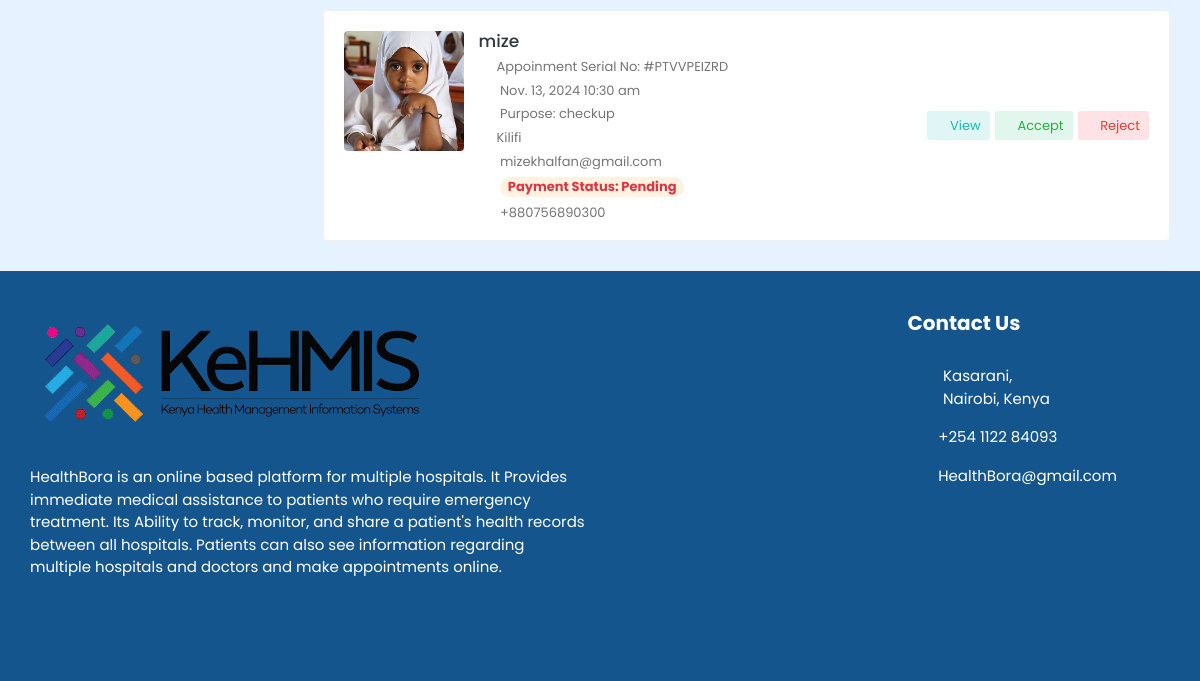
Page /doctor/appointments/ (signed in, lower part) on the earlier database version.
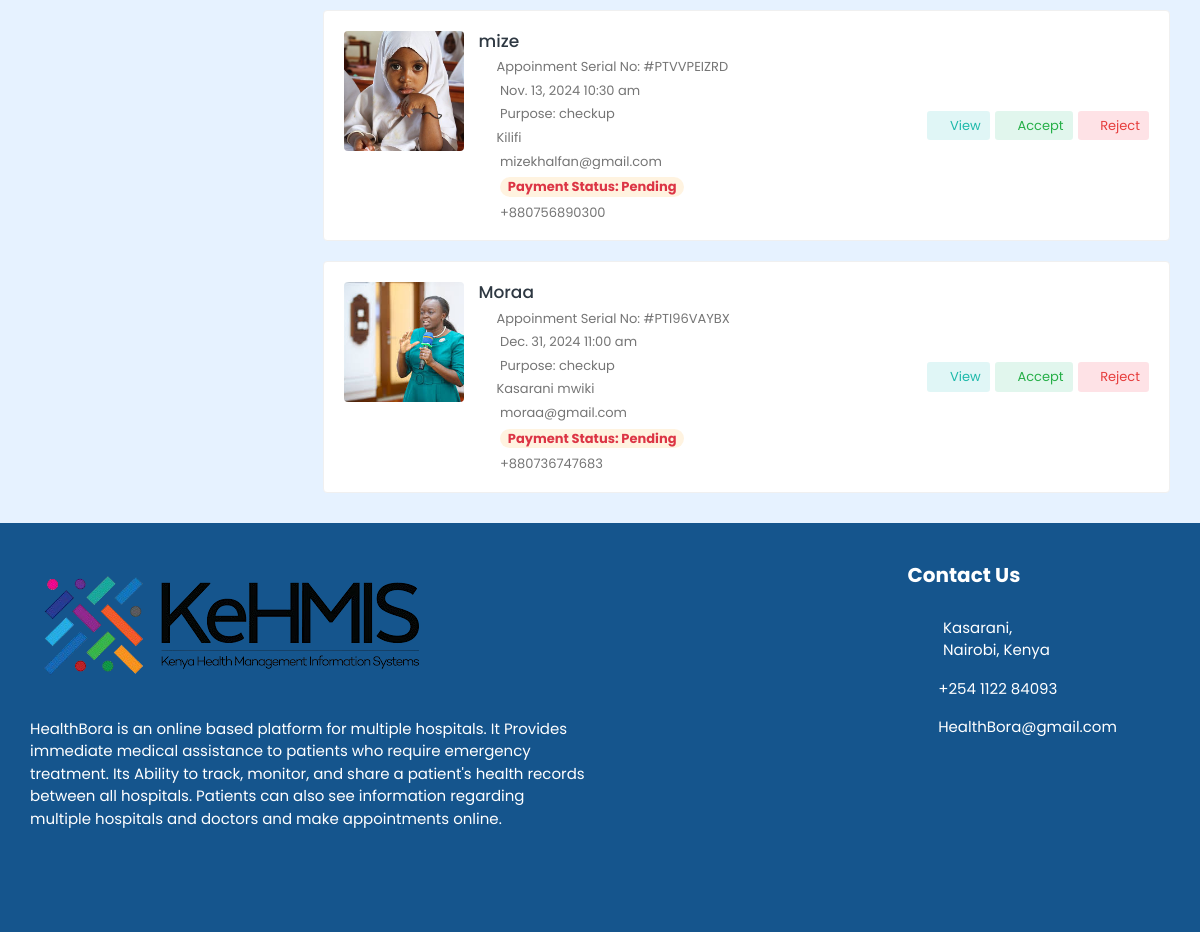
Same page on the later database version.
### doctor/models.py (models this page shows, shortened)
class Appointment(models.Model):
    APPOINTMENT_TYPE = (
        ('report', 'report'),
        ('checkup', 'checkup'),
    )
    APPOINTMENT_STATUS = (
        ('pending', 'pending'),
        ('confirmed', 'confirmed'),
        ('cancelled', 'cancelled'),
    )
    id = models.AutoField(primary_key=True)
    date = models.DateField(null=True, blank=True)
    time = models.CharField(max_length=200, null=True, blank=True)
    doctor = models.ForeignKey(Doctor_Information, on_delete=models.CASCADE, null=True, blank=True)
    patient = models.ForeignKey(Patient, on_delete=models.CASCADE, null=True, blank=True)
    appointment_type = models.CharField(max_length=200, choices=APPOINTMENT_TYPE)
    appointment_status = models.CharField(max_length=200, choices=APPOINTMENT_STATUS)
    serial_number = models.CharField(max_length=200, null=True, blank=True)
    payment_status = models.CharField(max_length=200, null=True, blank=True, default='pending')
    transaction_id = models.CharField(max_length=255, null=True, blank=True)
    message = models.CharField(max_length=255, null=True, blank=True)

### hospital/models.py (models this page shows, shortened)
class Patient(models.Model):
    patient_id = models.AutoField(primary_key=True)
    user = models.OneToOneField(User, on_delete=models.CASCADE, null=True, blank=True, related_name='patient')
    name = models.CharField(max_length=200, null=True, blank=True)
    username = models.CharField(max_length=200, null=True, blank=True)
    age = models.IntegerField(null=True, blank=True)
    email = models.EmailField(max_length=200, null=True, blank=True)
    phone_number = models.IntegerField(null=True, blank=True)
    address = models.CharField(max_length=200, null=True, blank=True)
    featured_image = models.ImageField(upload_to='patients/', default='patients/user-default.png', null=True, blank=True)
    blood_group = models.CharField(max_length=200, null=True, blank=True)
    history = models.CharField(max_length=200, null=True, blank=True)
    dob = models.CharField(max_length=200, null=True, blank=True)
    nid = models.CharField(max_length=200, null=True, blank=True)
    serial_number = models.CharField(max_length=200, null=True, blank=True)
    login_status = models.CharField(max_length=200, null=True, blank=True, default="offline")

### doctor/views.py (the view)
# urls.py: path('appointments/',views.appointments, name='appointments'),
@csrf_exempt
@login_required(login_url="doctor-login")
def appointments(request):
    doctor = Doctor_Information.objects.get(user=request.user)
    appointments = Appointment.objects.filter(doctor=doctor).filter(appointment_status='pending').order_by('date')
    context = {'doctor': doctor, 'appointments': appointments}
    return render(request, 'appointments.html', context)

### templates/appointments.html (shortened to what this page needs)
{% load static %}
<!DOCTYPE html>
<html lang="en">
  <head>
    <link
      rel="stylesheet"
      href="{% static 'HealthStack-System/css/Normal/bootstrap.min.css' %}"
    />
    <link
      rel="stylesheet"
      href="{% static 'HealthStack-System/plugins/Normal/fontawesome/css/fontawesome.min.css' %}"
    />
    <link
      rel="stylesheet"
      href="{% static 'HealthStack-System/plugins/Normal/fontawesome/css/all.min.css' %}"
    />
    <link
      rel="stylesheet"
      href="{% static 'HealthStack-System/css/Normal/style.css' %}"
    />
  </head>
  <body>
    <div class="main-wrapper">
      <div class="content">
        <div class="container-fluid">
          <div class="row">
            <div class="col-md-5 col-lg-4 col-xl-3 theiaStickySidebar">
            </div>
            <div class="col-md-7 col-lg-8 col-xl-9">
              <div class="appointments">
                {% for app in appointments %}
                <div class="appointment-list">
                  <div class="profile-info-widget">
                    <a href="patient-profile.html" class="booking-doc-img">
                      <img
                        src="{{app.patient.featured_image.url}}"
                        alt="User Image"
                      />
                    </a>
                    <div class="profile-det-info">
                      <h3><a href="{%url 'patient-profile' pk=app.patient.patient_id%}">{{app.patient.name}}</a></h3>
                      <div class="patient-details">
                        <h5>
                          <i class="fas fa-file"></i>Appoinment Serial No: #PT{{app.serial_number}}
                        </h5>
                        <h5>
                          <i class="far fa-clock"></i> {{app.date}} {{app.time}}
                        </h5>
                        <h5>
                          <i class="fas fa-briefcase-medical"></i> Purpose: {{app.appointment_type}}
                        </h5>
                        <h5>
                          <i class="fas fa-map-marker-alt"></i>{{app.patient.address}}
                        </h5>
                        <h5>
                          <i class="fas fa-envelope"></i> {{app.patient.email}}
                        </h5>
                        <h5>
                          {% if app.payment_status == 'pending' %}
                          <i class="fas fa-money-check-alt"></i> <span class="badge badge-pill bg-warning-light">Payment Status: Pending</span>
                          {% endif %}
                        </h5>
                        <h5 class="mb-0">
                          <i class="fas fa-phone"></i> +880{{app.patient.phone_number}}
                        </h5>
                      </div>
                    </div>
                  </div>
                  <div class="appointment-action">
                    <a href="#" class="btn btn-sm bg-info-light" data-toggle="modal" data-target="#appt_details"><i class="far fa-eye"></i> View</a>
                    <a href="{% url 'accept-appointment' pk=app.id %}" onclick="return confirm('Accept appointment?');" class="btn btn-sm bg-success-light"><i class="fas fa-check"></i> Accept</a>
                    <a href="{% url 'reject-appointment' pk=app.id %}" onclick="return confirm('Reject Appointment?');" class="btn btn-sm bg-danger-light"><i class="fas fa-times"></i> Reject</a>
                  </div>
                </div>
                {% endfor %}
              </div>
            </div>
          </div>
        </div>
      </div>
      {% include 'footer.html' %}
    </div>
  </body>
</html>

### templates/doctor-navbar.html (shortened to what this page needs)
{% load static %}

### templates/doctor-sidebar.html (shortened to what this page needs)
{% load static %}

### templates/footer.html
{% load static %}
<footer class="footer">
    <div class="footer-top">
      <div class="container-fluid">
        <div class="row">
          <div class="col-lg-6 col-md-6">
            <div class="footer-widget footer-about">
              <div class="footer-logo">
                <img
                  src="{% static 'HealthStack-System/images/Normal/footer_logo.png' %}"
                  alt="logo"
                />
              </div>
              <div class="footer-about-content">
                <p>
                  HealthBora is an online based platform for multiple hospitals. It Provides immediate medical assistance to patients who require emergency treatment. Its Ability to track, monitor, and share a patient's health records between all hospitals. Patients can also see information regarding multiple hospitals and doctors and make appointments online.
                </p>
                <br>
                <div class="social-icon">
                  <ul>
                    <li>
                      <a href="#" target="_blank"
                        ><i class="fab fa-facebook-f"></i>
                      </a>
                    </li>
                    <li>
                      <a href="#" target="_blank"
                        ><i class="fab fa-twitter"></i>
                      </a>
                    </li>
                    <li>
                      <a href="#" target="_blank"
                        ><i class="fab fa-linkedin-in"></i
                      ></a>
                    </li>
                    <li>
                      <a href="#" target="_blank"
                        ><i class="fab fa-instagram"></i
                      ></a>
                    </li>
                    <li>
                      <a href="#" target="_blank"
                        ><i class="fab fa-dribbble"></i>
                      </a>
                    </li>
                  </ul>
                </div>
              </div>
            </div>
          </div>
          <div class="col-lg-3 col-md-6">
          </div>
          <div class="col-lg-3 col-md-6">
            <div class="footer-widget footer-contact">
              <h2 class="footer-title">Contact Us</h2>
              <div class="footer-contact-info">
                <div class="footer-address">
                  <span><i class="fas fa-map-marker-alt"></i></span>
                  <p>
                    Kasarani,<br />
                    Nairobi, Kenya
                  </p>
                </div>
                <p>
                  <i class="fas fa-phone-alt"></i>
                  +254 1122 84093
                </p>
                <p class="mb-0">
                  <i class="fas fa-envelope"></i>
                  HealthBora@gmail.com
                </p>
              </div>
            </div>
          </div>
        </div>
      </div>
    </div>
  </footer>

Differences in the rows shown:
added Appointment: patient.featured_image (picture), patient.name "Moraa", serial_number "I96VAYBX", date "Dec. 31, 2024", time "11:00 am", appointment_type "checkup", patient.address "Kasarani mwiki", patient.email "moraa@gmail.com", payment_status "pending" (drawn), patient.phone_number "736747683"
